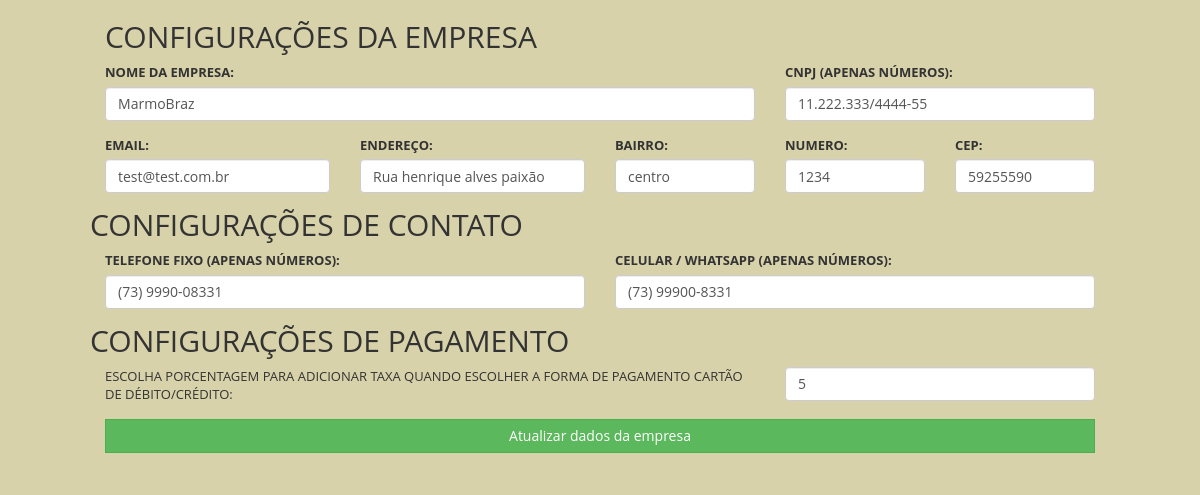
Page /admin.php?page=configuracao (signed in) on the committed database.
### tables this page shows
CREATE TABLE `empresas` (
  `id` int(11) NOT NULL,
  `NomeEmpresa` varchar(250) NOT NULL,
  `empresa_cnpj` varchar(50) NOT NULL,
  `empresa_email` varchar(250) NOT NULL,
  `empresa_endereco` varchar(500) NOT NULL,
  `empresa_bairro` varchar(150) NOT NULL,
  `empresa_numero` int(11) NOT NULL,
  `empresa_cep` varchar(50) NOT NULL,
  `empresa_tel1` varchar(100) NOT NULL,
  `empresa_tel2` varchar(100) NOT NULL,
  `fee_card` varchar(11) NOT NULL,
  `chave_ativacao` varchar(100) NOT NULL,
  `status` varchar(100) NOT NULL
);

### inc/mysqls.php (called while the page is built, shortened)
<?php
$sqlEmpresa = "SELECT * FROM empresas WHERE id='".$_SESSION['empresa_id']."'";
$openEmpresa = mysqli_query($con,$sqlEmpresa);
while($root = mysqli_fetch_assoc($openEmpresa)){
$empresaNome = $root['NomeEmpresa'];
$empresaCnpj = $root['empresa_cnpj'];
$empresaEmail = $root['empresa_email'];
$empresaEndereco = $root['empresa_endereco'];
$empresaBairro = $root['empresa_bairro'];
$empresaNumero = $root['empresa_numero'];
$empresaCep = $root['empresa_cep'];
$empresaTel1 = $root['empresa_tel1'];
$empresaTel2 = $root['empresa_tel2'];
$empresaCard = $root['fee_card'];
}
$sqlUsuario = "SELECT * FROM usuarios WHERE usuario='".$_SESSION['user_marmo']."' AND id_empresa='".$_SESSION['empresa_id']."'";
$openUsuario = mysqli_query($con, $sqlUsuario);
if ($userM = mysqli_fetch_assoc($openUsuario)) {
    $usuarioNivel = $userM['nivel'];
}
?>

### pages/configuracao.php (the view)
<?php
if($usuarioNivel == 1){
?>
<div class="row content">
        <div class="row">
            <div class="col-sm-12">
                <h2>Configurações da empresa</h2>
            </div>
            <div id="Allform">
                <form method="post" action="data/editaEmpresa.php">
                    <div class="form-group col-sm-8">
                        <label for="nome">Nome da empresa:</label>
                        <input type="text" name="nome" class="form-control" autocomplete="off" value="<?php echo $empresaNome; ?>">
                    </div>
                    <div class="form-group col-sm-4">
                        <label for="cnpj">CNPJ (Apenas Números):</label>
                        <input type="text" name="cnpj" class="form-control" autocomplete="off" id="cnpj" placeholder="00.000.000/0000-00" maxlength="18" value="<?php echo $empresaCnpj ?>">
                    </div>
                    <div class="form-group col-sm-3">
                        <label for="email">Email:</label>
                        <input type="email" name="email" class="form-control" autocomplete="off" value="<?php echo $empresaEmail; ?>">
                    </div>
                    <div class="form-group col-sm-3">
                        <label for="endereco">Endereço:</label>
                        <input type="text" name="endereco" class="form-control" autocomplete="off" value="<?php echo $empresaEndereco; ?>">
                    </div>
                    <div class="form-group col-sm-2">
                        <label for="bairro">Bairro:</label>
                        <input type="text" name="bairro" class="form-control" autocomplete="off" value="<?php echo $empresaBairro; ?>">
                    </div>
                    <div class="form-group col-sm-2">
                        <label for="numero">Numero:</label>
                        <input type="text" name="numero" class="form-control" autocomplete="off" value="<?php echo $empresaNumero; ?>">
                    </div>
                    <div class="form-group col-sm-2">
                        <label for="cep">CEP:</label>
                        <input type="text" name="cep" class="form-control" autocomplete="off" value="<?php echo $empresaCep ?>">
                    </div>
                    <h2>Configurações de contato</h2>
                    <div class="form-group col-sm-6">
                        <label for="telefone_fixo">Telefone Fixo (Apenas Números):</label>
                        <input type="text" name="telefone_fixo" class="form-control" autocomplete="off" id="telefone_fixo" placeholder="(00) 0000-0000" maxlength="14" value="<?php echo $empresaTel1 ?>">
                    </div>
                    <div class="form-group col-sm-6">
                        <label for="celular">Celular / WhatsApp (Apenas Números):</label>
                        <input type="text" name="celular" class="form-control" autocomplete="off" id="celular" placeholder="(00) 00000-0000" maxlength="15" value="<?php echo $empresaTel2 ?>">
                    </div>
                    <h2>Configurações de pagamento</h2>
                    <div class="form-group col-sm-8">
                        <span>Escolha porcentagem para adicionar taxa quando escolher a forma de pagamento Cartão de Débito/Crédito:</span>
                    </div>
                    <div class="form-group col-sm-4">
                        <input type="text" name="taxa_cartao" class="form-control" autocomplete="off" value="<?php echo $empresaCard; ?>">
                    </div>
                    <div class="form-group col-sm-12">
                        <button type="submit" class="btn btn-success col-sm-12">Atualizar dados da empresa</button>
                    </div>
                </form>
            </div>
        </div>
    </div>
<?php
}else{
    echo "<div class='col-sm-12 text-center alert alert-danger'><h1>Você não tem permissão para acessar essa página.</h1></div>";
}
?>

### inc/header.php (shortened to what this page needs)
<!DOCTYPE html>
<html lang="en">
<head>
    <link rel="stylesheet" href="https://maxcdn.bootstrapcdn.com/bootstrap/3.4.1/css/bootstrap.min.css">
    <link rel="stylesheet" href="https://cdn.datatables.net/1.13.6/css/dataTables.bootstrap.min.css">
    <link rel="stylesheet" href="https://cdn.jsdelivr.net/npm/fork-awesome@1.2.0/css/fork-awesome.min.css">
    <link rel="stylesheet" href="css/main.css?v=<?php echo rand(00002222, 9999999999); ?>" >
    <link rel="stylesheet" href="css/print.css?v=<?php echo rand(00002222, 9999999999); ?>" media="print"/>
</head>
<body>
    <div class="container-fluid">
        <div class="row content">

### admin.php (shortened to what this page needs)
<?php
include('setting/config.php');
include('inc/mysqls.php');
include('inc/header.php');
?>
    <div class="main">
<?php
$setpage = $_GET['page'];
switch ($setpage) {
    case 'configuracao';
        include "pages/configuracao.php";
        break;
}
?>
    </div>
<?php
include('inc/footer.php');

### inc/footer.php (shortened to what this page needs)
</div>
</div>
<br />
</body>
</html>

### css/main.css (style rules this page uses)
body { font-family: 'Open Sans', sans-serif; font-size: 13px; line-height: 1.42857143; color: #333; background-color: #d8d2aa; text-transform: uppercase; width: 80%; margin: 0 auto; }
h1, h2, h3, h4, h5, h6 { font-family: inherit; font-weight: 500; line-height: 1.1; color: inherit; }
.btn { border-radius: 0px; }

### css/print.css (style rules this page uses)
* { color: #000 !important; text-shadow: none !important; background: transparent !important; box-shadow: none !important; }

### rows in the picture
empresas: nome "MarmoBraz", cnpj "11.222.333/4444-55", email "test@test.com.br", endereco "Rua henrique alves paixão", bairro "centro", numero "1234", cep "59255590", telefone_fixo "(73) 9990-08331", celular "(73) 99900-8331", taxa_cartao "5"
